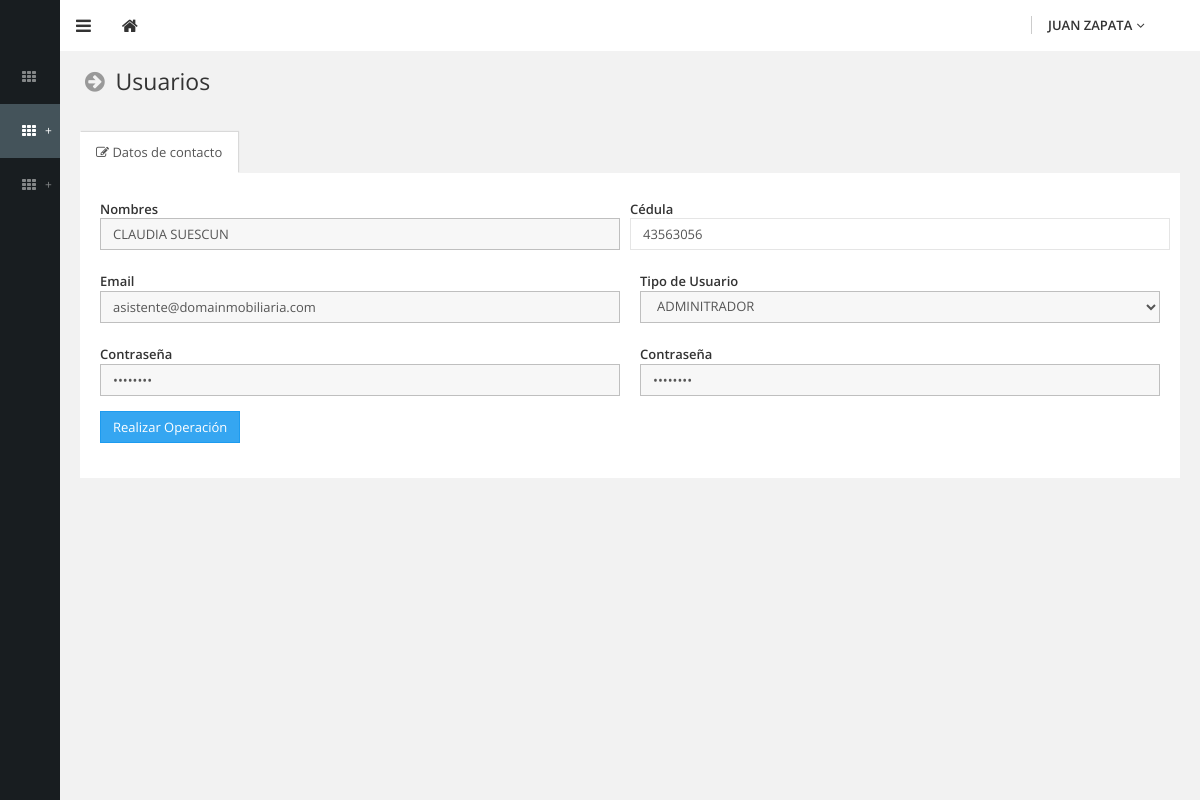
/admin/html/pages/act-usuario-2.php?Id=7&Idmenu=2&Idsubmenu=3&Idopcmenu=4 (signed in), run on the app's committed database.
### tables this page shows
CREATE TABLE IF NOT EXISTS `Menu` (
  `Id` int(11) NOT NULL AUTO_INCREMENT,
  `Nombre` varchar(255) NOT NULL,
  `Url` varchar(255) NOT NULL,
  `Pos` int(11) NOT NULL,
  PRIMARY KEY (`Id`)
);

CREATE TABLE IF NOT EXISTS `Menusub` (
  `Id` int(11) NOT NULL AUTO_INCREMENT,
  `Idmenu` int(11) NOT NULL,
  `Nombre` varchar(255) NOT NULL,
  `Url` varchar(255) NOT NULL,
  `Pos` int(11) NOT NULL,
  PRIMARY KEY (`Id`)
);

CREATE TABLE IF NOT EXISTS `Usuarios` (
  `Id` int(11) NOT NULL AUTO_INCREMENT,
  `Nombre` varchar(255) NOT NULL,
  `Cedula` int(11) NOT NULL,
  `Email` varchar(255) NOT NULL,
  `Clave` varchar(10) NOT NULL,
  `Tipo` int(11) NOT NULL,
  `Muestra` int(11) NOT NULL,
  PRIMARY KEY (`Id`)
);

CREATE TABLE IF NOT EXISTS `Tipouser` (
  `Id` int(11) NOT NULL AUTO_INCREMENT,
  `Nombre` varchar(255) NOT NULL,
  `Activo` int(11) NOT NULL,
  `Pos` int(11) NOT NULL,
  PRIMARY KEY (`Id`)
);

### admin/html/pages/act-usuario-2.php (the view, shortened to what this page needs)
<?
include("../../includes/conexion.php");
$IdUS						=	$_REQUEST['Id'];
					$queryTITMEN		="SELECT* FROM Menusub WHERE Id = ".$_REQUEST["Idsubmenu"] ;
					$resultTITMEN		=mysql_query($queryTITMEN, $id);
					While($rowTITMEN	=mysql_fetch_array($resultTITMEN))
					{
					$NombreTITMEN		=$rowTITMEN["Nombre"];
					}
					$LineaMenuS			=$NombreTITMEN;
					 $queryUSERS		="SELECT* FROM Usuarios where Id = '$IdUS'";
					 $resultUSERS		=mysql_query($queryUSERS, $id);
					 While($rowUSERS	=mysql_fetch_array($resultUSERS))
					 {
					 $NombreUSERS		=$rowUSERS["Nombre"];
					 $CedulaUSERS		=$rowUSERS["Cedula"];
					 $EmailUSERS		=$rowUSERS["Email"];
					 $TipoUSERS			=$rowUSERS["Tipo"];
					 $ClaveUSERS		=$rowUSERS["Clave"];
					 }
					 $queryTIPA		="SELECT* FROM Tipouser where Id = '$TipoUSERS'";
					 $resultTIPA	=mysql_query($queryTIPA, $id);
					 While($rowTIPA	=mysql_fetch_array($resultTIPA))
					 {
					 $NombreTIPA	=$rowTIPA["Nombre"];
					 }
?>
<!DOCTYPE html>
<html lang="en">
	<head>
		<link type="text/css" rel="stylesheet" href="../../assets/css/theme-default/bootstrap.css?1403937764" />
		<link type="text/css" rel="stylesheet" href="../../assets/css/theme-default/boostbox.css?1403937765" />
		<link type="text/css" rel="stylesheet" href="../../assets/css/theme-default/boostbox_responsive.css?1403937765" />
		<link type="text/css" rel="stylesheet" href="../../assets/css/theme-default/font-awesome.min.css?1401481653" />
	</head>
	<body >
		<header id="header">
<?
include("../../includes/navbar.php");
?>
		</header>
		<div id="base">
			<div id="sidebar">
			  <div class="sidebar-back"></div>
			  <div class="sidebar-content">
			    <div class="nav-brand"> <a class="main-brand" href="zona.php">
			      </a>
               </div>
<?
include("../../includes/menu.php");
?>
		      </div>
		  </div>
			<div id="content">
				<section>
					<div class="section-header">
						<h3 class="text-standard"><i class="fa fa-fw fa-arrow-circle-right text-gray-light"></i> <?=$LineaMenuS?></h3>
					</div>
					<div class="section-body">
						<div class="row">
							<div class="col-lg-12">
								<div class="box style-transparent">
									<div class="box-head">
										<ul class="nav nav-tabs tabs-transparent" data-toggle="tabs">
											<li class="active"><a href="#editDetails"><i class="fa fa-edit"></i> Datos de contacto</a></li>
										</ul>
									</div>
									<div class="tab-content">
										<div class="tab-pane active" id="editDetails">
											<div class="box-body style-white">
												<form class="form-horizontal form-validate" role="form" method="post" action="act-usuario-3.php" novalidate>
													<div class="row">
														<div class="col-sm-6">
															<div class="form-group">
																<div class="col-sm-12">
																	<label for="Nombre" class="control-label">Nombres</label>
																	<input type="text" name="Nombre" id="Nombre" class="form-control" placeholder="Nombre" value="<?=$NombreUSERS?>" onChange="javascript:this.value=this.value.toUpperCase();" required data-rule-minlength="3">
																</div>
															</div>
														</div>
														<div class="col-sm-6">
															<div class="form-group">
																<div class="ol-sm-12">
																	<label for="Apellidos" class="control-label">Cédula</label>
																	<input name="Cedula" type="text" required class="form-control" id="Cedula" placeholder="Cédula" onKeyPress="return isNumberKey(event);" value="<?=$CedulaUSERS?>" readonly data-rule-minlength="4">
																</div>
															</div>
														</div>
													</div>
													<div class="row">
														<div class="col-sm-6">
															<div class="form-group">
																<div class="col-sm-12">
																	<label for="email" class="control-label">Email</label>
                                                                	<input type="email" name="email" id="email" class="form-control" value="<?=$EmailUSERS?>" placeholder="Email" required>
																</div>
															</div>
														</div>
														<div class="col-sm-6">
															<div class="form-group">
																<div class="col-sm-12">
																	<label for="Tipo" class="control-label">Tipo de Usuario</label>
                                                                <select name="tipo" id="tipo" class="form-control select2-list" data-placeholder="Seleccione el Tipo de Usuario" required>
                                                                        <option value="<?=$TipoUSERS?>" selected><?=$NombreTIPA?></option>
                                                                </select>
																</div>
															</div>
														</div>
													</div>
													<div class="row">
														<div class="col-sm-6">
															<div class="form-group">
																<div class="col-sm-12">
																	<label for="Contrasena" class="control-label">Contraseña</label>
																	<input type="password" name="Contrasena" id="Contrasena" class="form-control" value="<?=$ClaveUSERS?>" placeholder="Contraseña" required data-rule-minlength="6">
																</div>
															</div>
														</div>
														<div class="col-sm-6">
															<div class="form-group">
																<div class="col-sm-12">
																	<label for="Contraseña1" class="control-label">Contraseña</label>
																	<input type="password" name="Contrasena1" id="Contrasena1" class="form-control" value="<?=$ClaveUSERS?>" placeholder="Repita la Contraseña" required  data-rule-equalto="#Contrasena" data-rule-minlength="6">
																</div>
															</div>
														</div>
													</div>
													<div class="form-group">
														<div class="col-sm-12">
															<button type="submit" class="btn btn-primary">Realizar Operación</button>
														</div>
													</div>
												</form>
											</div>
										</div>
									</div>
								</div>
							</div>
						</div>
					</div>
				</section>
			</div>
		</div>
	</body>
</html>

### admin/includes/menu.php (shortened to what this page needs)
			    <ul class="main-menu">
<?
					$tipouzer		=$_SESSION['tipo'];
					$Idmenux		=$_REQUEST["Idmenu"];
					$conMenu		=0;
					$queryMenu		="SELECT* FROM Menu order by Pos" ;
					$resultMenu		=mysql_query($queryMenu, $id);
					While($rowMenu	=mysql_fetch_array($resultMenu))
					{
					$NombreMenu		=$rowMenu["Nombre"];
					$UrlMenu		=$rowMenu["Url"];
					$IdMenu			=$rowMenu["Id"];
					$MosPers1		=	0;
							$queryPers1			="SELECT* FROM Permisos where Idtipo = '$tipouzer'  and Men = '$IdMenu' and Submenu = '0' and Opciones = '0' ";
							$resultPers1		=mysql_query($queryPers1, $id);
							while($rowPers1		=mysql_fetch_array($resultPers1))
							{
							$MosPersA			=$rowPers1["Mos"];
								if($MosPersA > 0)
								{
								$MosPers1	=	1;
								}
							}
							if($UrlMenu	==	'#')
							{
							$UrlMenu	=	'javascript:void(0);';
							$addMenu	=	'<span class="expand-sign">+</span>';
							}
							else
							{
							$UrlMenu		=$UrlMenu;
							}
							$conMenu++;
							if(empty($Idmenux))
							{
								if($conMenu == 1)
								{
								$Activa	=	'class="active"';
								}
								else
								{
								$Activa	=	'';
								}
							}
							elseif($IdMenu	== $Idmenux)
							{
								$Activa	=	'class="active"';
							}
							else
							{
								$Activa	=	'';
							}
										if($MosPers1 == 1)
										{
?>
                                            <li>
                                            <a href="<?=$UrlMenu?>?Idmenu=<?=$IdMenu?>" <?=$Activa?>> <i class="fa fa-th fa-fw"></i><span class="title"><?=$NombreMenu?></span> <?=$addMenu?></a>
                                            <?
                                            if($UrlMenu =! 'javascript:void(0);')
                                            {
                                            ?>
                                            </li>
                                            <?
                                            }
                                            else
                                            {
                                            ?>
                                            </li>
                                            <?
											}
					}
					}
                                            ?>
		        </ul>

### admin/assets/css/theme-default/boostbox_responsive.css (style rules this page uses)
@media (min-width: 481px) and (max-width: 1200px) { body:not(.sidebar-expanded) #content { display: block; } }
@media (min-width: 481px) and (max-width: 1200px) { body:not(.sidebar-expanded) #sidebar { width: 60px; } }
@media (min-width: 481px) and (max-width: 1200px) { body:not(.sidebar-expanded) #header { left: 60px; } }
@media (min-width: 481px) and (max-width: 1200px) { body:not(.sidebar-expanded) .sidebar-back { width: 60px; } }
@media (min-width: 481px) and (max-width: 1200px) { body:not(.sidebar-expanded) .main-menu > li { position: relative; } }
@media (min-width: 481px) and (max-width: 1200px) { body:not(.sidebar-expanded) .main-menu > li.active > a { background-color: #44535a; color: #ffffff; } }
@media (min-width: 481px) and (max-width: 1200px) { body:not(.sidebar-expanded) .main-menu > li > a { padding: 20px 20px 20px 40px; -webkit-transition: padding 0.15s ease-in; -o-transition: padding 0.15s ease-in; transition: padding 0.15s ease-in; } }
@media (min-width: 481px) and (max-width: 1200px) { body:not(.sidebar-expanded) .main-menu > li > a:before, body:not(.sidebar-expanded) .main-menu > li > a:after { content: " "; display: table; } }
@media (min-width: 481px) and (max-width: 1200px) { body:not(.sidebar-expanded) .main-menu > li > a:after { clear: both; } }
@media (min-width: 481px) and (max-width: 1200px) { body:not(.sidebar-expanded) .main-menu > li > a .fa:first-child { color: inherit; margin-left: -20px; } }

### data on the page
menusub: Nombre "Usuarios"
usuarios: Nombre "CLAUDIA SUESCUN", Cedula "43563056", email "asistente@domainmobiliaria.com"
tipouser: tipo "ADMINITRADOR"

### other printed values
$_SESSION['NombreR'] "JUAN ZAPATA"
